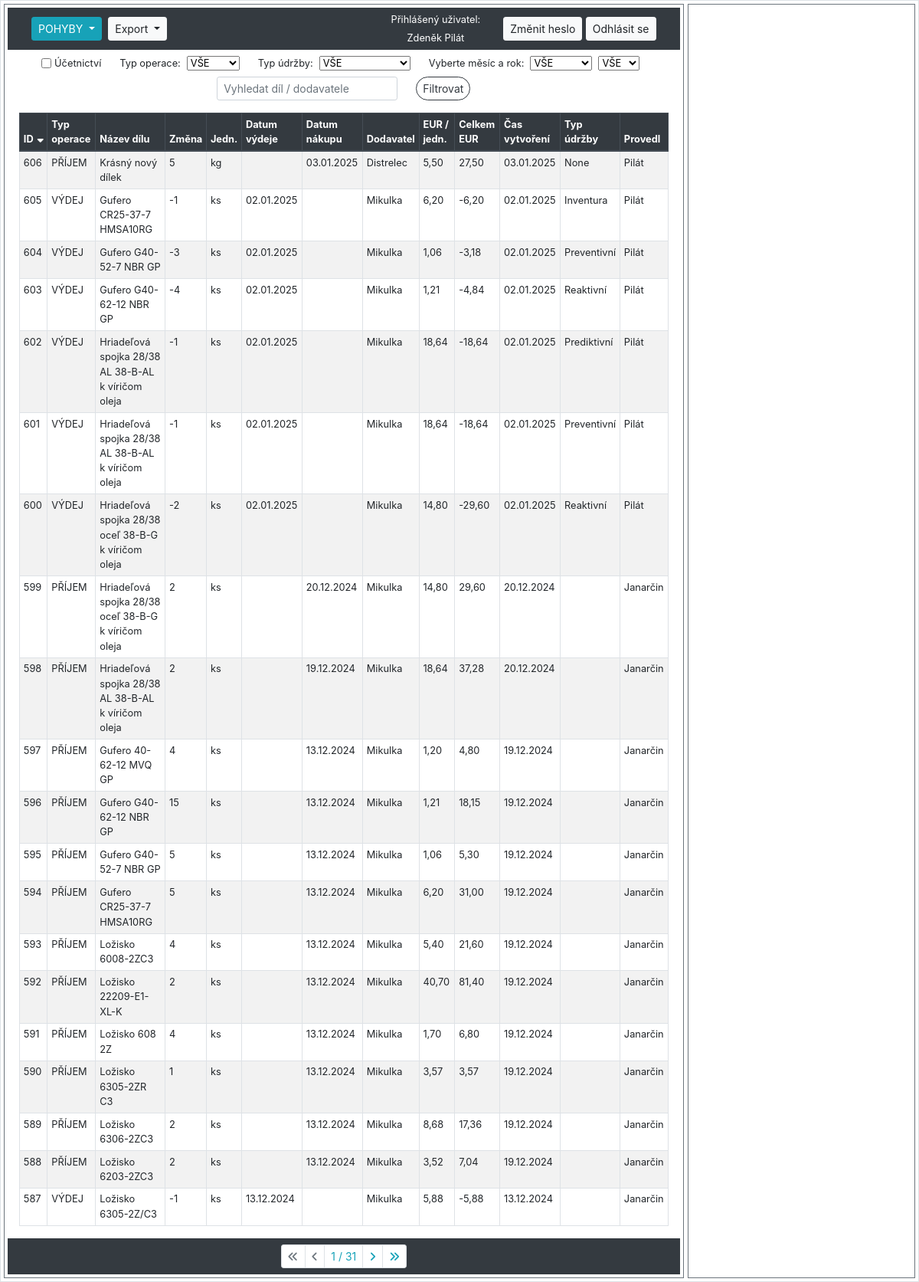
Page /sklad/audit_logs/ (signed in) on the earlier database version.
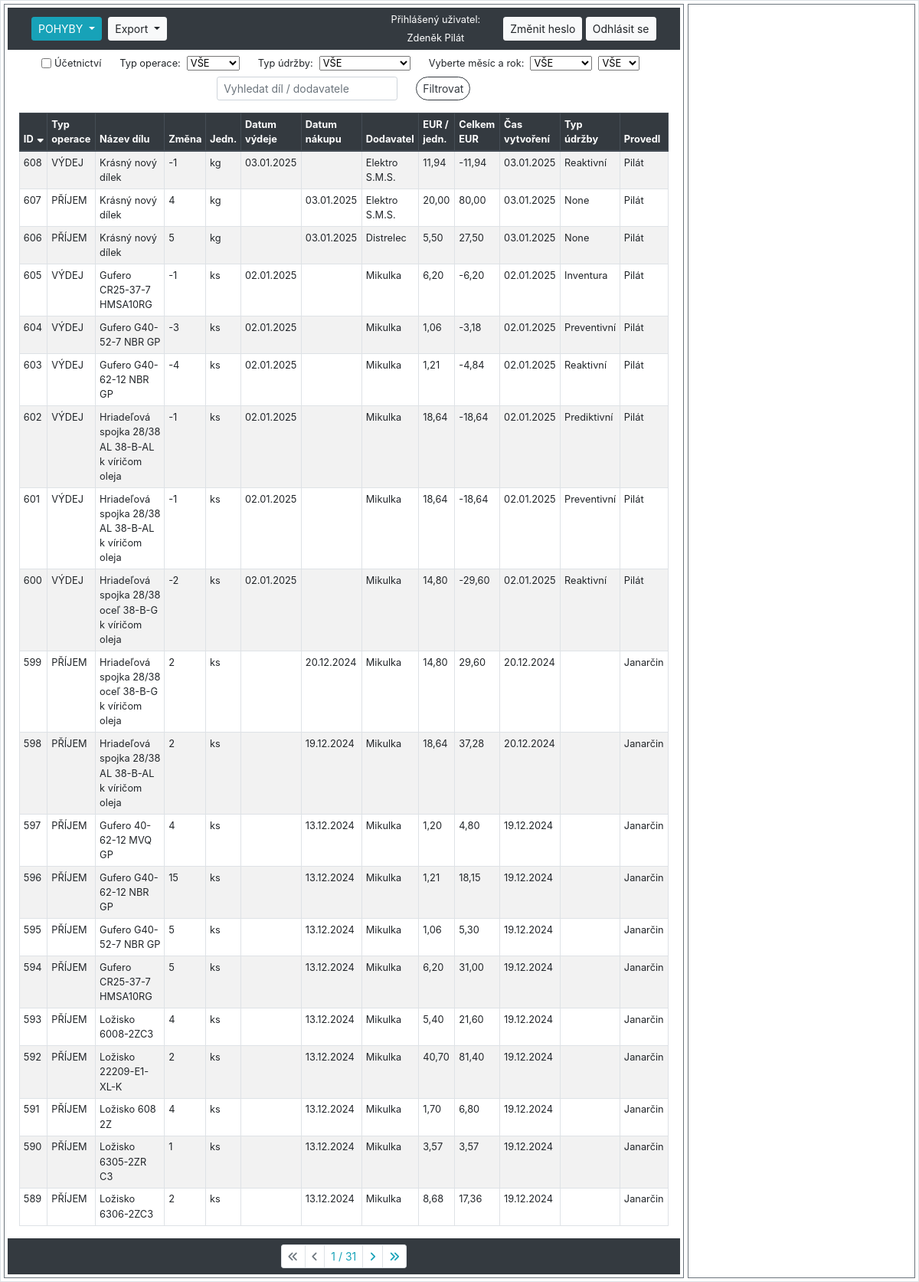
Same page on the later database version.
### hpm_sklad/models.py (models this page shows, shortened)
class AuditLog(models.Model):
    class Meta:
        verbose_name_plural = "Auditovací logy"
        ordering = ["-id"]
    MOVEMENT_CHOICES = [
        ('PŘÍJEM', 'Příjem'),
        ('VÝDEJ', 'Výdej')
    ]
    UDRZBA_CHOICES = [
        ('Reaktivní', 'Reaktivní'),
        ('Preventivní', 'Preventivní'),
        ('Prediktivní', 'Prediktivní'),
        ('Inventura', 'Inventurní rozdíl'),
    ]
    ucetnictvi = models.BooleanField(verbose_name="Účetnictví")
    evidencni_cislo = models.ForeignKey(Sklad, on_delete=models.CASCADE, verbose_name="Evidenční číslo")
    interne_cislo = models.IntegerField(null=True, verbose_name="Číslo karty")
    objednano = models.CharField(max_length=100, null=True, blank=True, verbose_name="Objednáno?")
    nazev_dilu = models.CharField(max_length=100, verbose_name="Název dílu", db_index=True)
    zmena_mnozstvi = models.IntegerField(verbose_name="Změna množství")
    mnozstvi = models.PositiveIntegerField(verbose_name="Množství")
    jednotky = models.CharField(max_length=10, choices=JEDNOTKY_CHOICES, default='ks', verbose_name="Jednotky")
    typ_operace = models.CharField(max_length=10, choices=MOVEMENT_CHOICES, null=True, verbose_name="Typ operace")
    pouzite_zarizeni = models.CharField(max_length=70, null=True, verbose_name="Pro zařízení")
    umisteni = models.CharField(max_length=25, verbose_name="Umístění")
    dodavatel = models.CharField(max_length=70, verbose_name="Dodavatel")
    datum_vydeje = models.DateField(null=True, blank=True, verbose_name="Datum výdeje")
    datum_nakupu = models.DateField(null=True, blank=True, verbose_name="Datum nákupu")
    cislo_objednavky = models.CharField(max_length=20, null=True, blank=True, verbose_name="Číslo objednávky")
    jednotkova_cena_eur = models.FloatField(default=0.0, verbose_name="EUR/jednotka")
    celkova_cena_eur = models.FloatField(default=0.0, verbose_name="Celkem EUR")
    cas_vytvoreni = models.DateTimeField(auto_now_add=True, verbose_name="Čas vytvoření")
    operaci_provedl = models.ForeignKey(User, on_delete=models.CASCADE, verbose_name="Operaci provedl")
    typ_udrzby = models.CharField(max_length=20, choices=UDRZBA_CHOICES, null=True, verbose_name="Typ údržby")
    poznamka = models.CharField(null=True, blank=True, max_length=200, verbose_name="Poznámka")

### hpm_sklad/views.py (the view, shortened to what this page needs)
# urls.py: path('sklad/audit_logs/', views.AuditLogListView.as_view(), name='audit_log'),
class AuditLogListView(LoginRequiredMixin, ListView):
    model = AuditLog
    template_name = 'hpm_sklad/audit_log.html'
    paginate_by = 20
    export_csv = False
    graph = False
    graph_type_of_maintenance = False
    def get_context_data(self, **kwargs):
        context = super().get_context_data(**kwargs)
        selected_id = self.request.GET.get('selected', None)
        if selected_id:
            context['selected_item'] = get_object_or_404(AuditLog, id=selected_id)
        else:
            context['selected_item'] = None
        current_year = datetime.datetime.now().year
        context['years'] = range(current_year, 2023, -1)
        context.update({
            'db_table': 'audit_log',
            'sort': self.request.GET.get('sort', 'id'),
            'order': self.request.GET.get('order', 'down'),
            'query': self.request.GET.get('query', ''),
            'typ_operace': self.request.GET.get('typ_operace', 'VŠE'),
            'typ_udrzby': self.request.GET.get('typ_udrzby', 'VŠE'),
            'month': self.request.GET.get('month', 'VŠE'),
            'year': self.request.GET.get('year', 'VŠE'),
            'ucetnictvi': self.request.GET.get('ucetnictvi', ''),
            'current_user': self.request.user,
        })
        return context
    def get_queryset(self):
        queryset = AuditLog.objects.all()
        query = self.request.GET.get('query', '')
        sort = self.request.GET.get('sort', 'id')
        order = self.request.GET.get('order', 'down')
        typ_operace = self.request.GET.get('typ_operace', 'VŠE')
        typ_udrzby = self.request.GET.get('typ_udrzby', 'VŠE')
        self.month = self.request.GET.get('month', 'VŠE')
        self.year = self.request.GET.get('year', 'VŠE')
        if query:
            queryset = queryset.filter(
                Q(nazev_dilu__icontains=query) | Q(dodavatel__icontains=query)
            )
        if self.request.GET.get('ucetnictvi', '') == 'on':
            queryset = queryset.filter(ucetnictvi=True)
        if typ_operace != 'VŠE':
            queryset = queryset.filter(typ_operace=typ_operace)
        if typ_udrzby != 'VŠE':
            queryset = queryset.filter(typ_udrzby=typ_udrzby)
        if self.month != 'VŠE':
            queryset = queryset.filter(
                Q(datum_vydeje__month=self.month) | Q(datum_nakupu__month=self.month)
            )
        if self.year != 'VŠE':
            queryset = queryset.filter(
                Q(datum_vydeje__year=self.year) | Q(datum_nakupu__year=self.year)
            )
        if order == 'down':
            sort = f"-{sort}"
        queryset = queryset.order_by(sort)
        return queryset
    def render_to_response(self, context, **response_kwargs):
        if getattr(self, 'export_csv', False):
            return self.export_to_csv(self.get_queryset())
        elif getattr(self, 'graph_type_of_maintenance', False):
            return self.generate_graph_by_maintenance(self.get_queryset())
        elif getattr(self, 'graph', False):
            return self.generate_graph_to_pdf(self.get_queryset())
        else:
            return super().render_to_response(context, **response_kwargs)

### hpm_sklad/templates/hpm_sklad/audit_log.html (shortened to what this page needs)
{% extends "hpm_sklad/base_left_right_column.html" %}
{% load static %}
{% load custom_filters %}
{% block left_content %}
    <form method="GET" action="" class="form-inline justify-content-center align-items-center small my-2">
        <div class="form-group form-check mx-sm-2 mb-2">
            <input type="checkbox" class="form-check-input" name="ucetnictvi" id="ucetnictvi" {% if request.GET.ucetnictvi == 'on' %}checked{% endif %}>
            <label class="form-check-label mr-sm-2" for="ucetnictvi">Účetnictví</label>
        </div>
        <div class="form-group mx-sm-2 mb-2">
            <label for="typ_operace" class="mr-sm-2">Typ operace:</label>
            <select name="typ_operace" class="form-select form-select-sm mr-sm-2" id="typ_operace">
                <option value="VŠE" {% if request.GET.typ_operace == 'VŠE' or not request.GET.typ_operace %}selected{% endif %}>VŠE</option>
            </select>
        </div>
        <div class="form-group mx-sm-2 mb-2">
            <label for="typ_udrzby" class="mr-sm-2">Typ údržby:</label>
            <select name="typ_udrzby" class="form-select form-select-sm mr-sm-2" id="typ_udrzby">
                <option value="VŠE" {% if request.GET.typ_udrzby == 'VŠE' or not request.GET.typ_udrzby %}selected{% endif %}>VŠE</option>
            </select>
        </div>
        <div class="form-group ml-sm-2 mb-2">
            <label for="month" class="mr-sm-2">Vyberte měsíc a rok:</label>
            <select name="month" id="month" class="form-select form-select-sm mr-sm-2">
                <option value="VŠE" {% if request.GET.month == 'VŠE' or not request.GET.month %}selected{% endif %}>VŠE</option>
            </select>
        </div>
        <div class="form-group mr-sm-2 mb-2">
            <select name="year" id="year" class="form-select form-select-sm mr-sm-2">
                <option value="VŠE" {% if request.GET.year == 'VŠE' or not request.GET.year %}selected{% endif %}>VŠE</option>
            </select>
        </div>
        <div class="form-group mx-sm-2 mb-2">
            <input class="form-control form-control-sm mr-sm-2" type="text" name="query" placeholder="Vyhledat díl / dodavatele" value="{{ request.GET.query }}">
        </div>
        <div class="form-group mx-sm-2 mb-2">
            <button class="btn btn-outline-dark btn-sm rounded-pill" type="submit">Filtrovat</button>
        </div>
    </form>
    <div class="container-fluid">
        <table class="table table-sm table-hover table-striped table-bordered">
            <thead class="thead-dark">
                <tr>
                    {% with request.GET.urlencode as querystring %}
                        <th>
                            <a href="?sort=id&order={% if request.GET.sort == 'id' and request.GET.order == 'up' %}down{% else %}up{% endif %}&{{ querystring|url_remove_param:'sort,order' }}">
                                ID
                                {% if not request.GET.sort %}
                                    <i class="fas fa-sort-down"></i>
                                {% endif %}
                            </a>
                        </th>
                        <th>
                            <a href="?sort=typ_operace&order={% if request.GET.sort == 'typ_operace' and request.GET.order == 'up' %}down{% else %}up{% endif %}&{{ querystring|url_remove_param:'sort,order' }}">
                                Typ operace
                            </a>
                        </th>
                        <th>
                            <a href="?sort=nazev_dilu&order={% if request.GET.sort == 'nazev_dilu' and request.GET.order == 'up' %}down{% else %}up{% endif %}&{{ querystring|url_remove_param:'sort,order' }}">
                                Název dílu
                            </a>
                        </th>
                        <th>
                            <a href="?sort=zmena_mnozstvi&order={% if request.GET.sort == 'zmena_mnozstvi' and request.GET.order == 'up' %}down{% else %}up{% endif %}&{{ querystring|url_remove_param:'sort,order' }}">
                                Změna
                            </a>
                        </th>
                        <th>
                            <a href="?sort=jednotky&order={% if request.GET.sort == 'jednotky' and request.GET.order == 'up' %}down{% else %}up{% endif %}&{{ querystring|url_remove_param:'sort,order' }}">
                                Jedn.
                            </a>
                        </th>
                        <th>
                            <a href="?sort=datum_vydeje&order={% if request.GET.sort == 'datum_vydeje' and request.GET.order == 'up' %}down{% else %}up{% endif %}&{{ querystring|url_remove_param:'sort,order' }}">
                                Datum výdeje
                            </a>
                        </th>
                        <th>
                            <a href="?sort=datum_nakupu&order={% if request.GET.sort == 'datum_nakupu' and request.GET.order == 'up' %}down{% else %}up{% endif %}&{{ querystring|url_remove_param:'sort,order' }}">
                                Datum nákupu
                            </a>
                        </th>
                        <th>
                            <a href="?sort=dodavatel&order={% if request.GET.sort == 'dodavatel' and request.GET.order == 'up' %}down{% else %}up{% endif %}&{{ querystring|url_remove_param:'sort,order' }}">
                                Dodavatel
                            </a>
                        </th>
                        <th>
                            <a href="?sort=jednotkova_cena_eur&order={% if request.GET.sort == 'jednotkova_cena_eur' and request.GET.order == 'up' %}down{% else %}up{% endif %}&{{ querystring|url_remove_param:'sort,order' }}">
                                EUR / jedn.
                            </a>
                        </th>
                        <th>
                            <a href="?sort=celkova_cena_eur&order={% if request.GET.sort == 'celkova_cena_eur' and request.GET.order == 'up' %}down{% else %}up{% endif %}&{{ querystring|url_remove_param:'sort,order' }}">
                                Celkem EUR
                            </a>
                        </th>
                        <th>
                            <a href="?sort=cas_vytvoreni&order={% if request.GET.sort == 'cas_vytvoreni' and request.GET.order == 'up' %}down{% else %}up{% endif %}&{{ querystring|url_remove_param:'sort,order' }}">
                                Čas vytvoření
                            </a>
                        </th>
                        <th>
                            <a href="?sort=typ_udrzby&order={% if request.GET.sort == 'typ_udrzby' and request.GET.order == 'up' %}down{% else %}up{% endif %}&{{ querystring|url_remove_param:'sort,order' }}">
                                Typ údržby
                            </a>
                        </th>
                        <th>
                            <a href="?sort=operaci_provedl&order={% if request.GET.sort == 'operaci_provedl' and request.GET.order == 'up' %}down{% else %}up{% endif %}&{{ querystring|url_remove_param:'sort,order' }}">
                                Provedl
                            </a>
                        </th>
                    {% endwith %}
                </tr>
            </thead>
            <tbody class="show-pointer">
                {% for item in object_list %}
                    <tr data-id="{{ item.pk }}" data-detail-url="{% url 'detail_audit_log' item.pk %}" onclick="loadDetail('{% url 'detail_audit_log' item.pk %}', '{{ item.pk }}')"
                    {% if item.pk == selected_item.pk %} class="table-info"{% endif %}>
                        <td>{{ item.pk }}</td>
                        <td>{{ item.typ_operace }}</td>
                        <td>{{ item.nazev_dilu|truncatechars:58 }}</td>
                        <td>{{ item.zmena_mnozstvi }}</td>
                        <td>{{ item.jednotky }}</td>
                        <td>{{ item.datum_vydeje | date:"d.m.Y" }}</td>
                        <td>{{ item.datum_nakupu | date:"d.m.Y" }}</td>
                        <td>{{ item.dodavatel|truncatechars:20 }}</td>
                        <td>{{ item.jednotkova_cena_eur|floatformat:2 }}</td>
                        <td>{{ item.celkova_cena_eur|floatformat:2 }}</td>
                        <td>{{ item.cas_vytvoreni|date:"d.m.Y" }}</td>
                        <td>{{ item.typ_udrzby }}</td>
                        <td>{{ item.operaci_provedl.last_name }}</td>
                    </tr>
                {% endfor %}
            </tbody>
        </table>
    </div>
    {% include "hpm_sklad/pagination.html" %}
{% endblock %}

### hpm_sklad/templates/hpm_sklad/navbar.html (shortened to what this page needs)
<nav class="navbar navbar-expand-lg navbar-dark bg-dark">
    <div class="col">
        <div class="btn-group btn-group-sm dropdown my-1 mr-1">
            <button class="btn btn-info dropdown-toggle" type="button" id="dropdownMenuButton1" data-toggle="dropdown" aria-haspopup="true" aria-expanded="false">
                {% if db_table == 'sklad' %}SKLAD{% elif db_table == 'audit_log' %}POHYBY{% elif db_table == 'dodavatele' %}DODAVATELÉ{% elif db_table == 'poptavky' %}POPTÁVKY{% else %}Výběr modulu{% endif %}
            </button>
        </div>
        {% if db_table == 'audit_log' %}
            <div class="btn-group btn-group-sm dropdown mr-1">
                <button class="btn btn-light dropdown-toggle" type="button" id="dropdownMenuButton2" data-toggle="dropdown" aria-haspopup="true" aria-expanded="false">
                    Export
                </button>
            </div>
        {% endif %}
    </div>
    {% if user.is_authenticated %}
        <div class="col-auto">
            <div>
                <p class="h6 small text-white">Přihlášený uživatel:</p>
            </div>
            <div>
                <p class="h6 small text-center my-0 text-white">{{ current_user.first_name }} {{ current_user.last_name }}</p>
            </div>
        </div>
        <div class="col-auto">
            <a class="btn btn-light btn-sm" href="{% url 'custom_password_change' %}">Změnit heslo</a>
            <a class="btn btn-light btn-sm" href="{% url 'logout' %}">Odhlásit se</a>
        </div>
    {% else %}
        <div class="col-auto">
            <a class="btn btn-light btn-sm" href="{% url 'login' %}">Přihlásit se</a>
        </div>
    {% endif %}
</nav>

Differences in the rows shown:
no longer on this page (row unchanged): AuditLog: pk "588", typ_operace "PŘÍJEM", nazev_dilu "Ložisko 6203-2ZC3", zmena_mnozstvi "2", jednotky "ks", datum_nakupu "13.12.2024", dodavatel "Mikulka", jednotkova_cena_eur "3,52", celkova_cena_eur "7,04", cas_vytvoreni "19.12.2024", operaci_provedl.last_name "Janarčin"
no longer on this page (row unchanged): AuditLog: pk "587", typ_operace "VÝDEJ", nazev_dilu "Ložisko 6305-2Z/C3", zmena_mnozstvi "-1", jednotky "ks", datum_vydeje "13.12.2024", dodavatel "Mikulka", jednotkova_cena_eur "5,88", celkova_cena_eur "-5,88", cas_vytvoreni "13.12.2024", operaci_provedl.last_name "Janarčin"
added AuditLog: pk "608", typ_operace "VÝDEJ", nazev_dilu "Krásný nový dílek", zmena_mnozstvi "-1", jednotky "kg", datum_vydeje "03.01.2025", dodavatel "Elektro S.M.S.", jednotkova_cena_eur "11,94", celkova_cena_eur "-11,94", cas_vytvoreni "03.01.2025", typ_udrzby "Reaktivní", operaci_provedl.last_name "Pilát"
added AuditLog: pk "607", typ_operace "PŘÍJEM", nazev_dilu "Krásný nový dílek", zmena_mnozstvi "4", jednotky "kg", datum_nakupu "03.01.2025", dodavatel "Elektro S.M.S.", jednotkova_cena_eur "20,00", celkova_cena_eur "80,00", cas_vytvoreni "03.01.2025", typ_udrzby "None", operaci_provedl.last_name "Pilát"
